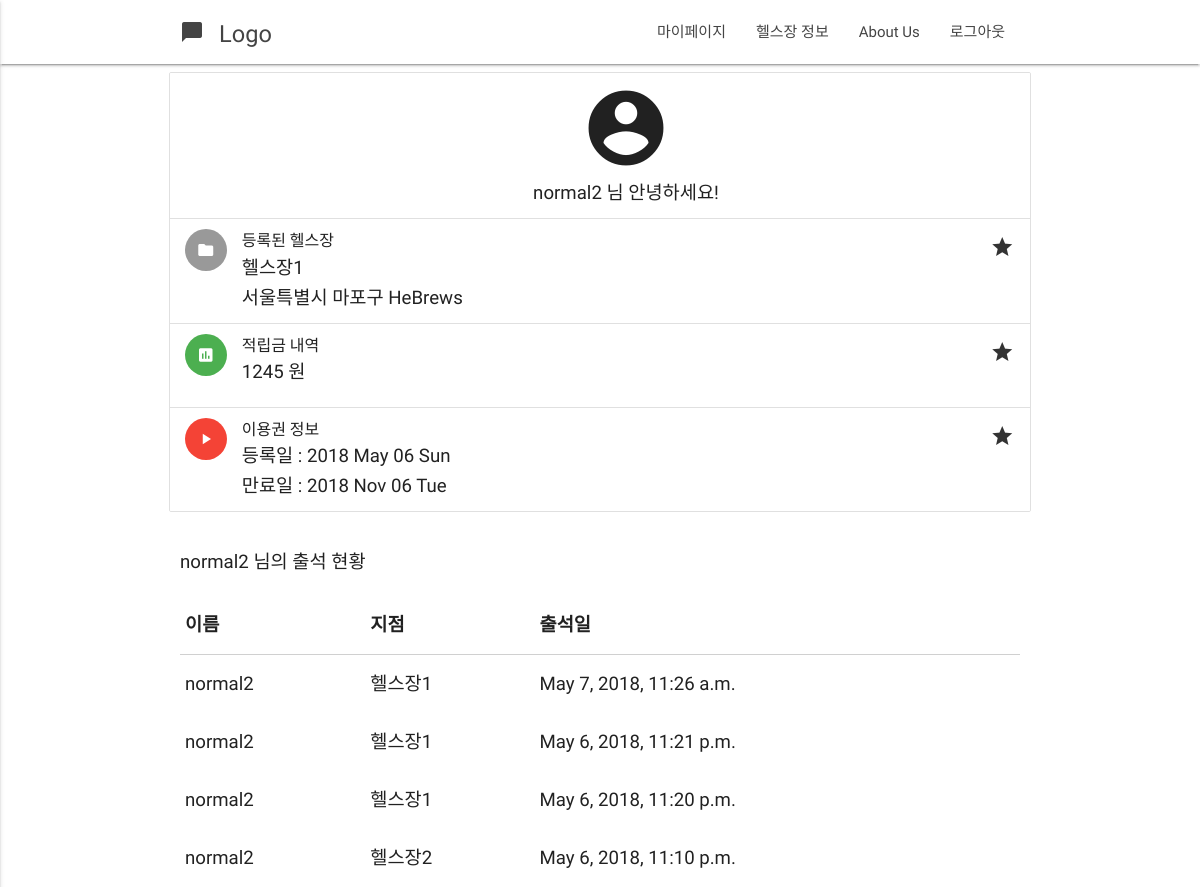
Screenshot of /profiles/mypage/ (signed in) with the database file from the repository.
### profiles/models.py (models this page shows, shortened)
class Profile(models.Model):
    user             = models.OneToOneField(User) # user.profile
    email            = models.CharField(max_length = 120)
    real_name        = models.CharField(max_length = 120, null=True)
    sex              = models.CharField(max_length = 50, null=True)
    followers        = models.ManyToManyField(User, related_name='followers', blank=True)
    following        = models.ManyToManyField(User, related_name='following', blank=True)
    timestamp        = models.DateTimeField(auto_now_add=True)
    updated          = models.DateTimeField(auto_now=True)
    healthclub       = models.ForeignKey(HealthClub, null=True)
    is_health_master = models.BooleanField(default = False)
    unit_cash        = models.IntegerField(default = 0)
    cash             = models.IntegerField(default = 0)
    healthclub_price = models.IntegerField(default = 0)
    start_date       = models.DateTimeField(null=True)
    expire_date      = models.DateTimeField(null=True)

### healthclub/models.py (models this page shows, shortened)
class HealthClub(models.Model):
    name      = models.CharField(max_length = 120)
    address   = models.CharField(max_length = 200)
    master    = models.ForeignKey(User)
    photo     = models.ImageField(blank=True)
    member    = models.IntegerField(default = 0)
    price1    = models.IntegerField(default = 0, blank = True)
    price2    = models.IntegerField(default = 0, blank = True)
    price3    = models.IntegerField(default = 0, blank = True)
    price6    = models.IntegerField(default = 0, blank = True)
    price12   = models.IntegerField(default = 0, blank = True)
    detail   = models.CharField(max_length = 1000, blank = True)
    timestamp = models.DateTimeField(auto_now=True)
    updated = models.DateTimeField(auto_now_add=True)

class HealthDiary(models.Model):
    user = models.ForeignKey(settings.AUTH_USER_MODEL)
    healthclub = models.ForeignKey(HealthClub)
    timestamp = models.DateTimeField(auto_now=True)

### profiles/views.py (the view)
def mypage(request):
    user = request.user
    profile = Profile.objects.all().get(user=user)
    record = HealthDiary.objects.all().filter(user=request.user)
    context = {'profile' : profile, 'username' : user.username, 'record' : record}
    return render(request, 'mypage.html', context)

### templates/mypage.html (shortened to what this page needs)
{% extends "base.html"  %}
{% load staticfiles %}
{%block content%}
<div class="container">
    <div class="row">
        <ul class="collection">
            <li class="collection-item avatar">
              <center>
                <i class="large material-icons">account_circle</i>
                <p>{{username}} 님 안녕하세요!</p>
              </center>
            </li>
            <li class="collection-item avatar">
              <i class="material-icons circle">folder</i>
              <span class="title">등록된 헬스장</span>
              <p>{{profile.healthclub.name}} <br>
                 {{profile.healthclub.address}}
              </p>
              <a href="#!" class="secondary-content"><i class="material-icons">grade</i></a>
            </li>
            <li class="collection-item avatar">
              <i class="material-icons circle green">insert_chart</i>
              <span class="title">적립금 내역</span>
              <p>{{profile.cash}} 원</p>
              <a href="#!" class="secondary-content"><i class="material-icons">grade</i></a>
            </li>
            <li class="collection-item avatar">
              <i class="material-icons circle red">play_arrow</i>
              <span class="title">이용권 정보</span>
              <p> 등록일 : {{profile.start_date|date:"Y M d D"}}
              <br>
                  만료일 : {{profile.expire_date|date:"Y M d D"}}
              </p>
              <a href="#!" class="secondary-content"><i class="material-icons">grade</i></a>
            </li>
        </ul>
    </div>
    <p>{{username}} 님의 출석 현황</p>
    <table>
        <thead>
          <tr>
              <th>이름</th>
              <th>지점</th>
              <th>출석일</th>
          </tr>
        </thead>
        <tbody>
            {% for r in record reversed%}
          <tr>
            <td>{{r.user.username}}</td>
            <td>{{r.healthclub.name}}</td>
            <td>{{r.timestamp}}</td>
          </tr>
             {% endfor %}
        </tbody>
    </table>
</div>
{% endblock content %}

### static/css/style.css (style rules this page uses)
p { line-height: 2rem; }

### templates/mypage.html (style rules this page uses)
body, input { font-size:14pt }

### rows the page displays
Profile: healthclub.name "헬스장1", healthclub.address "서울특별시 마포구 HeBrews", cash "1245", start_date "2018 May 06 Sun", expire_date "2018 Nov 06 Tue"
HealthDiary: user.username "normal2", healthclub.name "헬스장1", timestamp "May 7, 2018, 11:26 a.m."
HealthDiary: user.username "normal2", healthclub.name "헬스장1", timestamp "May 6, 2018, 11:21 p.m."
HealthDiary: user.username "normal2", healthclub.name "헬스장1", timestamp "May 6, 2018, 11:20 p.m."
HealthDiary: user.username "normal2", healthclub.name "헬스장2", timestamp "May 6, 2018, 11:10 p.m."

### other values shown
{{ username }} "normal2"
